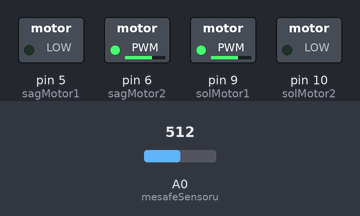
The sketch below on a simulated Arduino Uno, built with avr-gcc and run on an emulated ATmega328P. Shown: switched loads named in the sketch (green lamp = pin HIGH). The inputs (shaded band) are chosen by the test bench; at power-on: A0 (mesafeSensoru) = 512.

Above: at 1.3 s.
1.4 s: A0 (mesafeSensoru) set to 311
2.9 s: A0 (mesafeSensoru) set to 283
At 4.3 s:
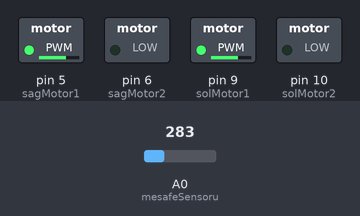
Timing chart, 0 to 5.9 s (numbered marks = the images above; inputs shaded):
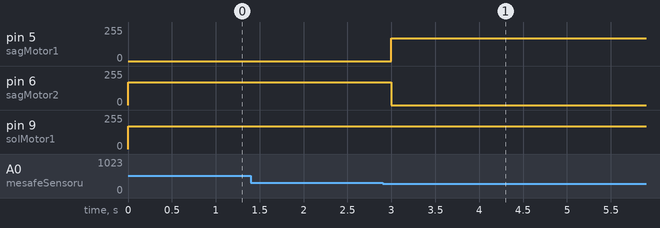

The sketch:

ders_10_engelden_kacan_robot.ino
```cpp
// Ders 10 - Engelden Kacan Robot
// A0 pinindeki mesafe sensoru ile engel kontrolu yapar.

int mesafeSensoru = A0;
int engelEsigi = 300;

int sagMotor1 = 5;
int sagMotor2 = 6;
int solMotor1 = 9;
int solMotor2 = 10;
int hiz = 170;

void setup() {
  pinMode(sagMotor1, OUTPUT);
  pinMode(sagMotor2, OUTPUT);
  pinMode(solMotor1, OUTPUT);
  pinMode(solMotor2, OUTPUT);
}

void loop() {
  int mesafeDegeri = analogRead(mesafeSensoru);

  if (mesafeDegeri > engelEsigi) {
    sagaDon();
    delay(500);
  } else {
    ileri();
  }
}

void ileri() {
  analogWrite(sagMotor1, hiz);
  digitalWrite(sagMotor2, LOW);
  analogWrite(solMotor1, hiz);
  digitalWrite(solMotor2, LOW);
}

void sagaDon() {
  digitalWrite(sagMotor1, LOW);
  analogWrite(sagMotor2, hiz);
  analogWrite(solMotor1, hiz);
  digitalWrite(solMotor2, LOW);
}
```

Measured:
- the behaviour switches between 301 and 300 on A0 (mesafeSensoru) (found by bisection; images 0 and 1)
- after the input at 1.4 s, every drawn part: stays the same
- after the input at 2.9 s, pin 5 (sagMotor1): 0/255 → 170/255 after 0.10 s; pin 6 (sagMotor2): 170/255 → 0/255 after 0.10 s
